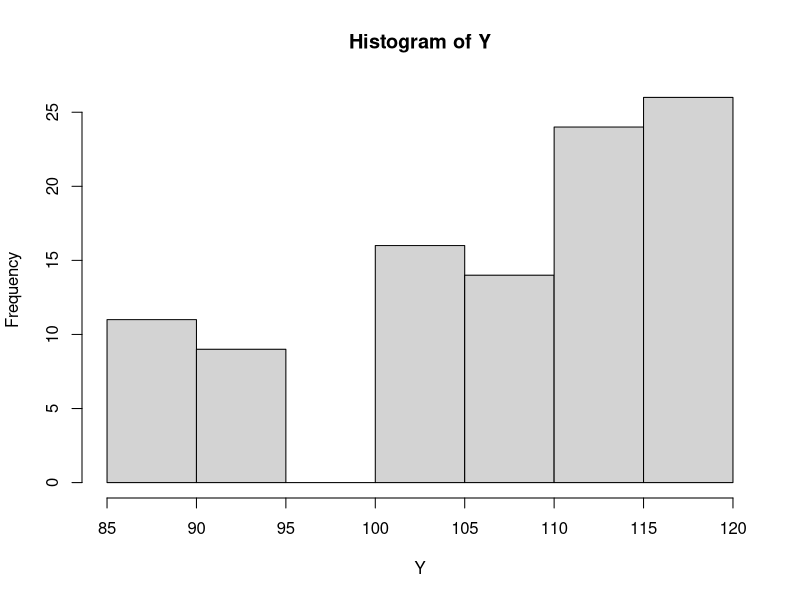
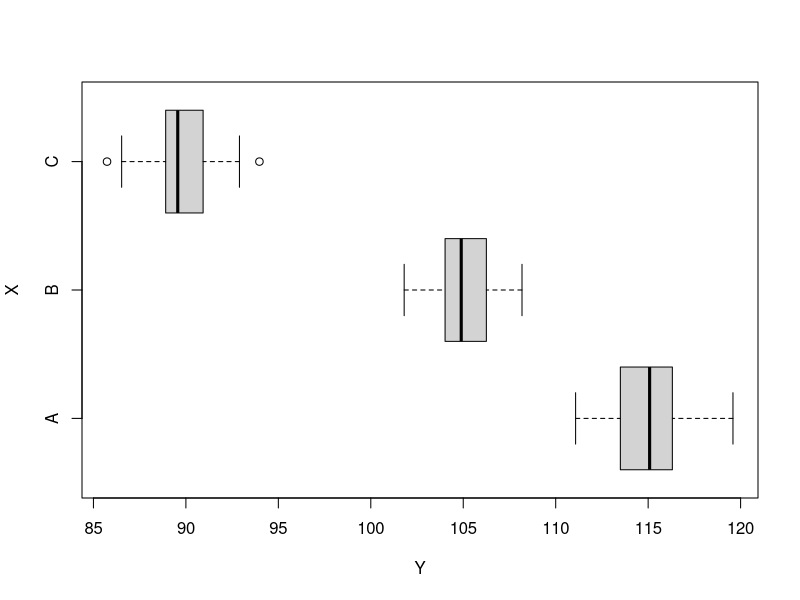

Here is the R script that generated these plots, in order: (Note: this script raises an error after producing the figures.)
## ---- chunk 1
# Recordemos: Y_ij = mu + Tao_i + E_ij
mu = 100
t1 = 15
t2 = 5
t3 = -10

Y1 = rnorm(50, mu + t1, 2)
Y2 = rnorm(30, mu + t2, 1.5)
Y3 = rnorm(20, mu + t3, 2.5)
Y = c(Y1, Y2, Y3)

X = c(rep("A", 50), rep("B", 30), rep("C", 20))

hist(Y)
boxplot(Y ~ X, horizontal = T)
## ---- chunk 2
library(car)
## ---- chunk 3
e.ij = ANOVA$residuals # aca se encuentran los residuales
t.test(e.ij, mu = 0, alternative = "two.sided", conf.level = 0.05)
shapiro.test(e.ij)
durbinWatsonTest(e.ij)
bptest(ANOVA)
## ---- chunk 4
TUKEY.HSD = TukeyHSD(ANOVA)
print(TUKEY.HSD)
plot(TUKEY.HSD)
## ---- chunk 5
ANOVA = aov(Y ~ X)
summary(ANOVA)
plot(ANOVA)
## ---- chunk 6
ma = c(0.25, 0.3, 0.28, 0.27, 0.29, 0.26, 0.3, 0.28, 0.29, 0.27, 0.31, 0.29, 0.26, 0.28,
0.3)
mb = c(0.32, 0.35, 0.31, 0.33, 0.34, 0.35, 0.32, 0.36, 0.34, 0.33, 0.37, 0.34, 0.33,
0.35, 0.36)
mc = c(0.27, 0.29, 0.28, 0.3, 0.29, 0.28, 0.29, 0.27, 0.28, 0.29, 0.31, 0.29, 0.28,
0.29, 0.28)
## ---- chunk 7
mu = 100
t1 = 15
t2 = 5
t3 = -10

Y1 = ma
Y2 = mb
Y3 = mc
Y = c(Y1, Y2, Y3)

X = c(rep("A", 50), rep("B", 30), rep("C", 20))

hist(Y)
boxplot(Y ~ X, horizontal = T)
## ---- chunk 8
e.ij = ANOVA$residuals # aca se encuentran los residuales
t.test(e.ij, mu = 0, alternative = "two.sided", conf.level = 0.05)
shapiro.test(e.ij)
durbinWatsonTest(e.ij)
bptest(ANOVA)
## ---- chunk 9
ANOVA = aov(Y ~ X)
summary(ANOVA)
plot(ANOVA)
